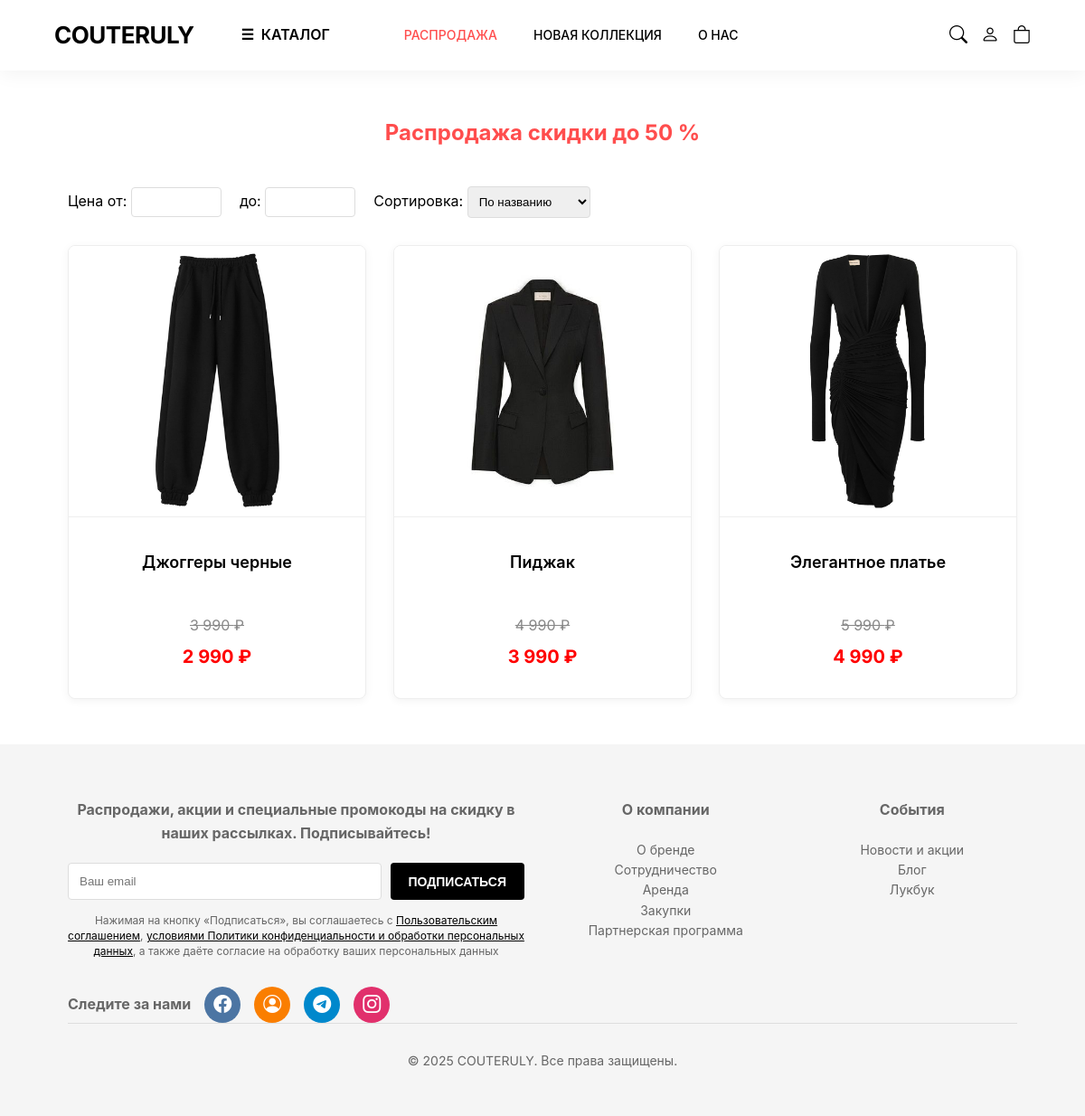
Page /sale.php on the committed database.
### tables this page shows
CREATE TABLE `sale_products` (
  `id` int NOT NULL,
  `product_id` int NOT NULL,
  `old_price` decimal(10,2) NOT NULL,
  `new_price` decimal(10,2) NOT NULL
);

CREATE TABLE `products` (
  `id` int NOT NULL,
  `name` varchar(255) NOT NULL,
  `description` text NOT NULL,
  `composition` text,
  `price` decimal(10,2) NOT NULL,
  `old_price` decimal(10,2) DEFAULT NULL,
  `image` varchar(255) NOT NULL,
  `category_id` int NOT NULL,
  `stock` int DEFAULT '10',
  `created_at` timestamp NULL DEFAULT CURRENT_TIMESTAMP,
  `is_new_collection` tinyint(1) DEFAULT '0' COMMENT '1 = в новой коллекции'
);

### sale.php (the view, shortened to what this page needs)
<?php
require_once 'header.php';
$sort = $_GET['sort'] ?? 'name';
$min_price = $_GET['min_price'] ?? '';
$max_price = $_GET['max_price'] ?? '';
$sql = "
    SELECT sp.*, p.name, p.image, p.category_id, c.name as category_name
    FROM sale_products sp
    JOIN products p ON sp.product_id = p.id
    JOIN categories c ON p.category_id = c.id
    WHERE 1=1
";
$params = [];
$allowed_sort = [
    'name' => 'p.name ASC',
    'price_asc' => 'sp.new_price ASC',
    'price_desc' => 'sp.new_price DESC',
    'created_at' => 'p.id DESC'
];
$orderBy = $allowed_sort[$sort] ?? 'p.id DESC';
$sql .= " ORDER BY " . $orderBy;
$stmt = $pdo->prepare($sql);
$stmt->execute($params);
$sale_products = $stmt->fetchAll();
?>
<main class="container" style="margin: 50px auto; max-width: 1200px;">
    <h2 style="text-align: center; margin-bottom: 40px; color: #ff4d4d;">Распродажа скидки до 50 %</h2>
    <form method="GET" style="display: flex; gap: 20px; align-items: center; flex-wrap: wrap; margin-bottom: 30px;">
        <label>
            Цена от:
            <input type="number" name="min_price" value="<?= htmlspecialchars($min_price) ?>"
                   onchange="this.form.submit()"
                   style="padding: 8px; border: 1px solid #ddd; border-radius: 4px; width: 100px;" min="0">
        </label>
        <label>
            до:
            <input type="number" name="max_price" value="<?= htmlspecialchars($max_price) ?>"
                   onchange="this.form.submit()"
                   style="padding: 8px; border: 1px solid #ddd; border-radius: 4px; width: 100px;" min="0">
        </label>
        <label>
            Сортировка:
            <select name="sort" onchange="this.form.submit()" style="padding: 8px; border: 1px solid #ddd; border-radius: 4px;">
                <option value="name" <?= $sort == 'name' ? 'selected' : '' ?>>По названию</option>
            </select>
        </label>
    </form>
    <?php if (empty($sale_products)): ?>
        <p style="text-align: center; font-size: 18px; color: #666;">
            Пока нет товаров со скидкой.
        </p>
    <?php else: ?>
        <div style="display: grid; grid-template-columns: repeat(auto-fill, minmax(260px, 1fr)); gap: 30px;">
            <?php foreach ($sale_products as $item): ?>
                <a href="product.php?id=<?= $item['product_id'] ?>" style="text-decoration: none; color: inherit; display: block;">
                    <div class="product-card" style="border: 1px solid #eee; border-radius: 8px; overflow: hidden; box-shadow: 0 2px 10px rgba(0,0,0,0.05); transition: transform 0.3s, box-shadow 0.3s; display: flex; flex-direction: column;">
                        <img src="images/<?= htmlspecialchars($item['image']) ?>"
                             alt="<?= htmlspecialchars($item['name']) ?>"
                             style="width: 100%; height: 300px; object-fit: scale-down; background: #fff; border-bottom: 1px solid #eee;">
                        <div style="padding: 20px; text-align: center; flex: 1; display: flex; flex-direction: column; justify-content: space-between; align-items: center; min-height: 200px;">
                            <div style="text-align: center; margin-bottom: 10px; min-height: 60px; display: flex; flex-direction: column; justify-content: center; align-items: center;">
                                <h3 style="font-size: 18px; margin: 0;"><?= htmlspecialchars($item['name']) ?></h3>
                            </div>
                            <div style="text-align: center; margin-bottom: 10px;">
                                <div style="margin: 5px 0; font-size: 16px; color: #888; text-decoration: line-through;">
                                    <?= number_format($item['old_price'], 0, '', ' ') ?> ₽
                                </div>
                                <div style="font-size: 20px; font-weight: 700; color: #ff0000;">
                                    <?= number_format($item['new_price'], 0, '', ' ') ?> ₽
                                </div>
                            </div>
                        </div>
                    </div>
                </a>
            <?php endforeach; ?>
        </div>
    <?php endif; ?>
</main>
<?php require_once 'footer.php'; ?>

### header.php (shortened to what this page needs)
<?php
$isAuth = isset($_SESSION['user_id']);
?>
<!DOCTYPE html>
<html lang="ru">
<head>
    <link href="https://cdn.jsdelivr.net/npm/bootstrap-icons@1.10.5/font/bootstrap-icons.css" rel="stylesheet">
    <link rel="stylesheet" href="style.css">
</head>
<body>
    <header class="header">
        <div class="container" style="display: flex; justify-content: space-between; align-items: center; padding: 18px 0;">
            <div class="header__logo" style="margin-right: 20px;">
                <a href="index.php" style="font-size: 26px; font-weight: 700; text-decoration: none; color: #000; letter-spacing: -0.5px;">
                    COUTERULY
                </a>
            </div>
            <div style="display: flex; align-items: center; gap: 30px; margin-right: auto;">
                <div class="header__catalog">
                    <a href="menu.php" style="text-decoration: none; color: #000; font-weight: 600; display: flex; align-items: center; gap: 8px;">
                        <span>☰</span>
                        КАТАЛОГ
                    </a>
                </div>
                <nav class="header__quick-links" style="display: flex; gap: 20px; align-items: center;">
                    <a href="sale.php" class="quick-link" style="color: #ff4d4d; text-decoration: none; font-weight: 500; font-size: 14px;">РАСПРОДАЖА</a>
                    <a href="new_collection.php" class="quick-link" style="text-decoration: none; font-weight: 500; font-size: 14px;">НОВАЯ КОЛЛЕКЦИЯ</a>
                    <a href="contacts.php" class="quick-link" style="text-decoration: none; font-weight: 500; font-size: 14px;">О НАС</a>
                </nav>
            </div>
            <div style="display: flex; align-items: center; gap: 15px;">
                <a href="search.php"><i class="bi bi-search" style="font-size: 20px; color: #000;"></i></a>
                <a href="<?= $isAuth ? 'profile.php' : 'login.php' ?>"><i class="bi bi-person" style="font-size: 20px; color: #000;"></i></a>
                <a href="cart.php" style="position: relative;">
                    <i class="bi bi-bag" style="font-size: 20px; color: #000;"></i>
                </a>
            </div>
        </div>
    </header>

### footer.php (shortened to what this page needs)
<footer class="footer" style="background: #f5f5f5; padding: 60px 0 30px; font-size: 14px; color: #666;">
    <div class="container">
        <div style="display: grid; grid-template-columns: 1fr 1fr; gap: 40px;">
            <div>
                <h4 style="font-size: 16px; margin: 0 0 20px 0;">Распродажи, акции и специальные промокоды на скидку в наших рассылках. Подписывайтесь!</h4>
                <form method="POST" style="margin-top: 20px; display: flex; gap: 10px;">
                    <input type="email" name="email" placeholder="Ваш email" style="flex: 1; padding: 12px; border: 1px solid #ddd; border-radius: 4px;" required>
                    <button type="submit" class="btn" style="padding: 12px 20px; font-size: 14px; background: #000; color: #fff; border: none; border-radius: 4px;">ПОДПИСАТЬСЯ</button>
                </form>
                <p style="font-size: 12px; color: #666; margin-top: 15px; line-height: 1.4;">
                    Нажимая на кнопку «Подписаться», вы соглашаетесь с <a href="#" style="color: #000; text-decoration: underline;">Пользовательским соглашением</a>, <a href="#" style="color: #000; text-decoration: underline;">условиями Политики конфиденциальности и обработки персональных данных</a>, а также даёте согласие на обработку ваших персональных данных
                </p>
                <div style="margin-top: 30px; display: flex; align-items: center; gap: 15px;">
                    <h4 style="font-size: 16px; margin: 0;">Следите за нами</h4>
                    <div style="display: flex; gap: 15px;">
                        <a href="#" style="width: 40px; height: 40px; background: #4C75A3; border-radius: 50%; display: flex; align-items: center; justify-content: center; color: white; text-decoration: none; font-size: 20px;">
                            <i class="bi bi-facebook"></i>
                        </a>
                        <a href="#" style="width: 40px; height: 40px; background: #FA7E00; border-radius: 50%; display: flex; align-items: center; justify-content: center; color: white; text-decoration: none; font-size: 20px;">
                            <i class="bi bi-person-circle"></i>
                        </a>
                        <a href="#" style="width: 40px; height: 40px; background: #0088cc; border-radius: 50%; display: flex; align-items: center; justify-content: center; color: white; text-decoration: none; font-size: 20px;">
                            <i class="bi bi-telegram"></i>
                        </a>
                        <a href="#" style="width: 40px; height: 40px; background: #E1306C; border-radius: 50%; display: flex; align-items: center; justify-content: center; color: white; text-decoration: none; font-size: 20px;">
                            <i class="bi bi-instagram"></i>
                        </a>
                    </div>
                </div>
            </div>
            <div style="display: grid; grid-template-columns: repeat(auto-fit, minmax(200px, 1fr)); gap: 40px;">
                <div>
                    <h4 style="font-size: 16px; margin: 0 0 20px 0;">О компании</h4>
                    <ul style="list-style: none; padding: 0; margin: 0;">
                        <li><a href="#" style="color: #666; text-decoration: none;">О бренде</a></li>
                        <li><a href="#" style="color: #666; text-decoration: none;">Сотрудничество</a></li>
                        <li><a href="#" style="color: #666; text-decoration: none;">Аренда</a></li>
                        <li><a href="#" style="color: #666; text-decoration: none;">Закупки</a></li>
                        <li><a href="#" style="color: #666; text-decoration: none;">Партнерская программа</a></li>
                    </ul>
                </div>
                <div>
                    <h4 style="font-size: 16px; margin: 0 0 20px 0;">События</h4>
                    <ul style="list-style: none; padding: 0; margin: 0;">
                        <li><a href="#" style="color: #666; text-decoration: none;">Новости и акции</a></li>
                        <li><a href="#" style="color: #666; text-decoration: none;">Блог</a></li>
                        <li><a href="#" style="color: #666; text-decoration: none;">Лукбук</a></li>
                    </ul>
                </div>
            </div>
        </div>
        <div style="border-top: 1px solid #ddd; padding: 30px 0 20px; font-size: 14px; color: #666; text-align: center;">
            © 2025 COUTERULY. Все права защищены.
        </div>
    </div>
</footer>

### style.css (style rules this page uses)
* { margin: 0; padding: 0; box-sizing: border-box; }
:root { --color-black: #000000; --color-white: #ffffff; --color-light: #f8f8f8; --color-gray: #888888; --color-border: #e0e0e0; --shadow: 0 4px 20px rgba(0,0,0,0.05); }
body { font-family: 'Inter', -apple-system, BlinkMacSystemFont, sans-serif; color: var(--color-black); background-color: var(--color-white); line-height: 1.6; scroll-behavior: smooth; }
.container { width: 90%; max-width: 1200px; margin: 0 auto; padding: 0 15px; }
.header { position: sticky; top: 0; z-index: 1000; background: var(--color-white); box-shadow: var(--shadow); }
.header .container { display: flex; justify-content: space-between; align-items: center; padding: 18px 0; }
.header__logo a { font-size: 26px; font-weight: 700; text-decoration: none; color: var(--color-black); letter-spacing: -0.5px; }
.btn { display: inline-block; padding: 10px 20px; background: var(--color-black); color: var(--color-white); text-decoration: none; border-radius: 2px; font-weight: 600; font-size: 14px; transition: background 0.3s; }
.footer { background: #f0f0f0; padding: 50px 0 30px; text-align: center; color: var(--color-gray); font-size: 14px; }
.footer p { margin: 8px 0; }
.footer a { color: var(--color-gray); text-decoration: underline; }
.product-card { background: white; border-radius: 8px; overflow: hidden; box-shadow: var(--shadow); transition: transform 0.3s; }
.product-card img { width: 100%; height: 300px; object-fit: cover; display: block; }
.product-card h3 { padding: 16px; font-size: 18px; font-weight: 600; }
.quick-link { margin-left: 20px; text-decoration: none; color: var(--color-black); font-weight: 500; font-size: 14px; transition: color 0.2s; }
.header__catalog a { padding: 8px 12px; border-radius: 4px; transition: background 0.3s; }
.header__catalog { display: flex; align-items: center; margin: 0 20px; }
.header__catalog a { text-decoration: none; color: var(--color-black); font-weight: 600; font-size: 16px; transition: opacity 0.2s; }
.header__quick-links { display: flex; gap: 20px; align-items: center; }
.header__quick-links a { text-decoration: none; color: var(--color-black); font-weight: 500; font-size: 14px; transition: opacity 0.2s; }
.header .container { display: flex; align-items: center; justify-content: space-between; padding: 18px 0; }
.header__logo { margin-right: 20px; }
.header__logo a { font-size: 26px; font-weight: 700; color: #000; text-decoration: none; letter-spacing: -0.5px; }
.header__quick-links a { text-decoration: none; color: #000; font-weight: 500; font-size: 14px; }
.header__catalog { text-decoration: none; color: #000; font-weight: 600; font-size: 16px; margin: 0 20px; display: flex; align-items: center; gap: 8px; }

### rows in the picture
sale_products: product.image (picture), product.name "Джоггеры черные", old_price "3 990", new_price "2 990"
sale_products: product.image (picture), product.name "Пиджак", old_price "4 990", new_price "3 990"
sale_products: product.image (picture), product.name "Элегантное платье", old_price "5 990", new_price "4 990"
